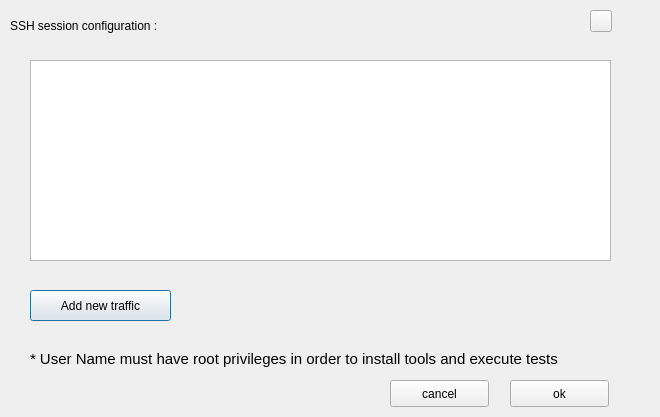
<?xml version="1.0" encoding="UTF-8"?>
<ui version="4.0">
 <class>Dialog</class>
 <widget class="QDialog" name="Dialog">
  <property name="geometry">
   <rect>
    <x>0</x>
    <y>0</y>
    <width>660</width>
    <height>417</height>
   </rect>
  </property>
  <property name="windowTitle">
   <string>Dialog</string>
  </property>
  <widget class="QTableWidget" name="tableWidget">
   <property name="geometry">
    <rect>
     <x>30</x>
     <y>60</y>
     <width>581</width>
     <height>201</height>
    </rect>
   </property>
  </widget>
  <widget class="QLabel" name="label">
   <property name="geometry">
    <rect>
     <x>10</x>
     <y>10</y>
     <width>191</width>
     <height>31</height>
    </rect>
   </property>
   <property name="text">
    <string>SSH session configuration :</string>
   </property>
  </widget>
  <widget class="QPushButton" name="add_new_host">
   <property name="geometry">
    <rect>
     <x>30</x>
     <y>290</y>
     <width>141</width>
     <height>31</height>
    </rect>
   </property>
   <property name="text">
    <string>Add new traffic</string>
   </property>
  </widget>
  <widget class="QLabel" name="label_2">
   <property name="geometry">
    <rect>
     <x>30</x>
     <y>350</y>
     <width>551</width>
     <height>17</height>
    </rect>
   </property>
   <property name="font">
    <font>
     <pointsize>11</pointsize>
    </font>
   </property>
   <property name="text">
    <string>* User Name must have root privileges in order to install tools and execute tests</string>
   </property>
  </widget>
  <widget class="QPushButton" name="refresh_button">
   <property name="geometry">
    <rect>
     <x>590</x>
     <y>10</y>
     <width>22</width>
     <height>22</height>
    </rect>
   </property>
   <property name="text">
    <string/>
   </property>
  </widget>
  <widget class="QPushButton" name="cancel_button">
   <property name="geometry">
    <rect>
     <x>390</x>
     <y>380</y>
     <width>99</width>
     <height>27</height>
    </rect>
   </property>
   <property name="text">
    <string>cancel</string>
   </property>
  </widget>
  <widget class="QPushButton" name="ok_button">
   <property name="geometry">
    <rect>
     <x>510</x>
     <y>380</y>
     <width>99</width>
     <height>27</height>
    </rect>
   </property>
   <property name="text">
    <string>ok</string>
   </property>
  </widget>
 </widget>
 <resources/>
 <connections/>
</ui>
